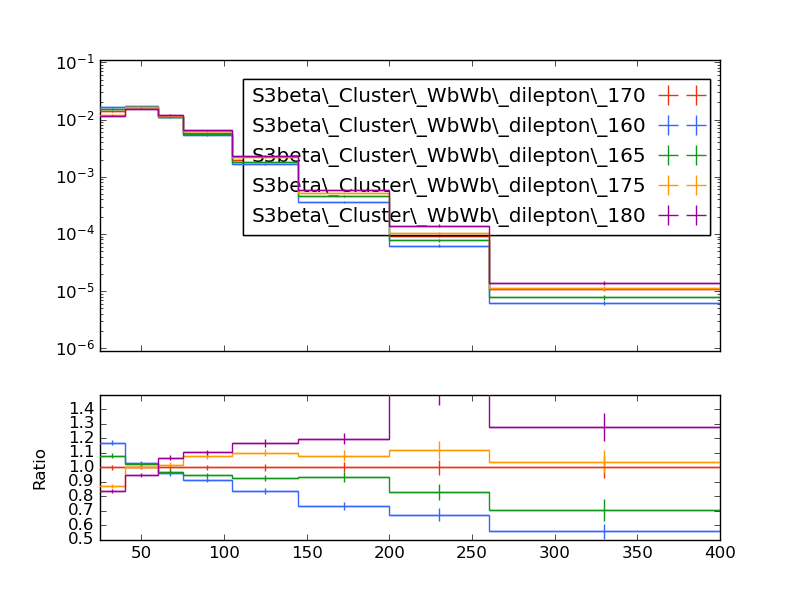

Recreate this plot in Python.
#! /usr/bin/env python

# This Python script was auto-generated using YODA v2.0.1.
# Analysis object: /WbWb_dilepton/pT_jet2
# Timestamp: 27-02-2025 (11:02:17)

import matplotlib as mpl
import matplotlib.pyplot as plt
mpl.use('Agg') # comment out for interactive use
import os
import numpy as np

plotDir = os.path.split(os.path.realpath(__file__))[0]
if 'YODA_USER_PLOT_PATH' in globals():
    plot_outdir = globals()['YODA_USER_PLOT_PATH']
else:
    plot_outdir = plotDir

#plot style
plt.style.use(os.path.join(plotDir, '../default.mplstyle'))

plt.rcParams['text.usetex'] = False
plt.style.use(['classic'])
plt.rc('font', family='DejaVu Sans')
# plot metadata
figW, figH = plt.rcParams['figure.figsize']
ax_xLabel = r''
ax_yLabel = r''
ax_title  = r''
ax_xScale = 'linear'
ax_yScale = 'log'
xLims = (25.0, 400.0)
yLims = (9e-07, 0.11000000000000001)

# TeX-friendly labels for the legend
labels = {
    'legend' : ([ r"S3beta\_Cluster\_WbWb\_dilepton\_170", r"S3beta\_Cluster\_WbWb\_dilepton\_160", r"S3beta\_Cluster\_WbWb\_dilepton\_165", r"S3beta\_Cluster\_WbWb\_dilepton\_175", r"S3beta\_Cluster\_WbWb\_dilepton\_180" ], r""),
}

# Adjust canvas width and height
canvasW = 10.0
canvasH = 9.0
figW *= canvasW/10.
figH *= canvasH/9.

# Create figure and axis objects
fig, (ax, ratio0_ax) = plt.subplots(2, 1, sharex=True,
                  figsize=(figW,figH), gridspec_kw={'height_ratios': (6.0, 3.0)})

# Set figure margins
plt.subplots_adjust(
    left   = 1.0 * plt.rcParams['figure.subplot.left'],
    right  = 1.0 * plt.rcParams['figure.subplot.right'],
    top    = 1.0 * plt.rcParams['figure.subplot.top'],
    bottom = 1.0 * plt.rcParams['figure.subplot.bottom'])

ratio0_ax.yaxis.set_major_locator(mpl.ticker.MultipleLocator(0.1))
ratio0_ax.set_ylim(0.5, 1.4999)
ratio0_ax.set_ylabel('Ratio')

# the numerical data is stored in a separate file
dataf = dict()
prefix = os.path.split(__file__)[0]
if prefix:    prefix = prefix + '/'
exec(open(prefix+'pT_jet2__data.py').read(), dataf)


legend_handles = dict() # keep track of handles for the legend

# style options for curves
# starts at zorder>=5 to draw curve on top of legend
styles = {
  'S3beta_Cluster_WbWb_dilepton_170.yoda.gz': {
    'color' : '#EE3311',
    'linestyle' : '-',
    'linewidth' : 1,
    'marker' : 'none',
    'markersize' : 2,
    'capsize' : 0.0,
    'zorder' : 5,
    'histstyle' : 1,
    'drawstyle' : 'steps-pre',
    'xerrorbars' : 1,
    'yerrorbars' : 1,
    'fillcolor' : None,
    'fillopacity' : 1.0,
    'ratio0_linestyle' : '-',
    'ratio0_linewidth' : 1,
    'ratio0_marker' : 'none',
    'ratio0_markersize' : 2,
    'ratio0_capsize' : 0.0,
    'ratio0_zorder' : 5,
    'ratio0_histstyle' : 1,
    'ratio0_drawstyle' : 'steps-pre',
    'ratio0_xerrorbars' : 1,
    'ratio0_yerrorbars' : 1,
  },
  'S3beta_Cluster_WbWb_dilepton_160.yoda.gz': {
    'color' : '#3366FF',
    'linestyle' : '-',
    'linewidth' : 1,
    'marker' : 'none',
    'markersize' : 2,
    'capsize' : 0.0,
    'zorder' : 6,
    'histstyle' : 1,
    'drawstyle' : 'steps-pre',
    'xerrorbars' : 1,
    'yerrorbars' : 1,
    'fillcolor' : None,
    'fillopacity' : 1.0,
    'ratio0_linestyle' : '-',
    'ratio0_linewidth' : 1,
    'ratio0_marker' : 'none',
    'ratio0_markersize' : 2,
    'ratio0_capsize' : 0.0,
    'ratio0_zorder' : 6,
    'ratio0_histstyle' : 1,
    'ratio0_drawstyle' : 'steps-pre',
    'ratio0_xerrorbars' : 1,
    'ratio0_yerrorbars' : 1,
  },
  'S3beta_Cluster_WbWb_dilepton_165.yoda.gz': {
    'color' : '#109618',
    'linestyle' : '-',
    'linewidth' : 1,
    'marker' : 'none',
    'markersize' : 2,
    'capsize' : 0.0,
    'zorder' : 7,
    'histstyle' : 1,
    'drawstyle' : 'steps-pre',
    'xerrorbars' : 1,
    'yerrorbars' : 1,
    'fillcolor' : None,
    'fillopacity' : 1.0,
    'ratio0_linestyle' : '-',
    'ratio0_linewidth' : 1,
    'ratio0_marker' : 'none',
    'ratio0_markersize' : 2,
    'ratio0_capsize' : 0.0,
    'ratio0_zorder' : 7,
    'ratio0_histstyle' : 1,
    'ratio0_drawstyle' : 'steps-pre',
    'ratio0_xerrorbars' : 1,
    'ratio0_yerrorbars' : 1,
  },
  'S3beta_Cluster_WbWb_dilepton_175.yoda.gz': {
    'color' : '#FF9900',
    'linestyle' : '-',
    'linewidth' : 1,
    'marker' : 'none',
    'markersize' : 2,
    'capsize' : 0.0,
    'zorder' : 8,
    'histstyle' : 1,
    'drawstyle' : 'steps-pre',
    'xerrorbars' : 1,
    'yerrorbars' : 1,
    'fillcolor' : None,
    'fillopacity' : 1.0,
    'ratio0_linestyle' : '-',
    'ratio0_linewidth' : 1,
    'ratio0_marker' : 'none',
    'ratio0_markersize' : 2,
    'ratio0_capsize' : 0.0,
    'ratio0_zorder' : 8,
    'ratio0_histstyle' : 1,
    'ratio0_drawstyle' : 'steps-pre',
    'ratio0_xerrorbars' : 1,
    'ratio0_yerrorbars' : 1,
  },
  'S3beta_Cluster_WbWb_dilepton_180.yoda.gz': {
    'color' : '#990099',
    'linestyle' : '-',
    'linewidth' : 1,
    'marker' : 'none',
    'markersize' : 2,
    'capsize' : 0.0,
    'zorder' : 9,
    'histstyle' : 1,
    'drawstyle' : 'steps-pre',
    'xerrorbars' : 1,
    'yerrorbars' : 1,
    'fillcolor' : None,
    'fillopacity' : 1.0,
    'ratio0_linestyle' : '-',
    'ratio0_linewidth' : 1,
    'ratio0_marker' : 'none',
    'ratio0_markersize' : 2,
    'ratio0_capsize' : 0.0,
    'ratio0_zorder' : 9,
    'ratio0_histstyle' : 1,
    'ratio0_drawstyle' : 'steps-pre',
    'ratio0_xerrorbars' : 1,
    'ratio0_yerrorbars' : 1,
  },
}

# curve from input yoda files in main panel
for label, yvals in dataf['yvals'].items():
    if all(np.isnan(v) for v in dataf['yvals'][label]):
        continue
    tmp = None
    if styles[label]['histstyle']: # draw as histogram
        xpos = dataf['xedges'][label] if styles[label]['drawstyle'] else dataf['xpoints'][label]
        ypos = np.insert(yvals, 0, yvals[0]) if styles[label]['drawstyle'] else yvals
        if styles[label]['fillcolor']: # fill area below curve
            ax.fill_between(xpos, ypos, step='pre',
                            color=styles[label]['fillcolor'],
                            alpha=styles[label]['fillopacity'])
        tmp, = ax.plot(xpos, ypos,
                       color=styles[label]['color'],
                       linestyle=styles[label]['linestyle'],
                       linewidth=styles[label]['linewidth'],
                       drawstyle=styles[label]['drawstyle'], solid_joinstyle='miter',
                       zorder=styles[label]['zorder'], label=label)
    tmp = ax.errorbar(dataf['xpoints'][label], yvals,
                      xerr=np.array(dataf['xerrs'][label])*styles[label]['xerrorbars'],
                      yerr=np.array(dataf['yerrs'][label])*styles[label]['yerrorbars'],
                      fmt=styles[label]['marker'], capsize=styles[label]['capsize'],
                      markersize=styles[label]['markersize'],
                      ecolor=styles[label]['color'],
                      color=styles[label]['color'], zorder=styles[label]['zorder'])
    tmp[-1][0].set_linestyle(styles[label]['linestyle'])
    tmp[-1][0].set_linewidth(styles[label]['linewidth'])
    if label in dataf['add_legend_handle']:  legend_handles[label] = tmp
    for varLabel in dataf['variation_yvals'].keys():
        if varLabel.startswith(label):
            tmp, = ax.plot(dataf['xedges'][label], dataf['variation_yvals'][varLabel],
                           color=styles[label]['color'],
                           linestyle=styles[label]['linestyle'],
                           linewidth=styles[label]['linewidth'],
                           drawstyle='steps-pre', solid_joinstyle='miter',
                           zorder=styles[label]['zorder'], alpha=0.5)


# plots on ratio panel
# curve from input yoda files in ratio panel
for label, yvals in dataf['ratio0_yvals'].items():
    if all(np.isnan(v) for v in yvals):
        continue
    if styles[label]['ratio0_histstyle']: # plot as histogram
        xpos = dataf['xedges']['S3beta_Cluster_WbWb_dilepton_170.yoda.gz'] if styles[label]['ratio0_drawstyle'] else dataf['xpoints']['S3beta_Cluster_WbWb_dilepton_170.yoda.gz']
        ypos = np.insert(yvals, 0, yvals[0]) if styles[label]['ratio0_drawstyle'] else yvals
        ratio0_ax.plot(xpos, ypos,
                       color=styles[label]['color'],
                       linewidth=styles[label]['linewidth'],
                       linestyle=styles[label]['ratio0_linestyle'],
                       drawstyle=styles[label]['ratio0_drawstyle'], zorder=styles[label]['zorder'],
                       solid_joinstyle='miter')
    tmp = ratio0_ax.errorbar(dataf['xpoints']['S3beta_Cluster_WbWb_dilepton_170.yoda.gz'], yvals,
                             xerr=np.array(dataf['ref_xerrs'])*styles[label]['ratio0_xerrorbars'],
                             yerr=np.array(dataf['ratio0_yerrs'][label])*styles[label]['ratio0_yerrorbars'],
                             fmt=styles[label]['ratio0_marker'], capsize=styles[label]['ratio0_capsize'],
                             markersize=styles[label]['ratio0_markersize'],
                             ecolor=styles[label]['color'],
                             color=styles[label]['color'])
    tmp[-1][0].set_linestyle(styles[label]['ratio0_linestyle'])
    tmp[-1][0].set_linewidth(styles[label]['ratio0_linewidth'])

    for varlabel in dataf['ratio0_variation_vals'].keys():
        if varlabel.startswith(label):
            ratio0_ax.plot(dataf['xedges']['S3beta_Cluster_WbWb_dilepton_170.yoda.gz'],
                            dataf['ratio0_variation_vals'][varlabel],
                            color=styles[label]['color'],
                            linestyle=styles[label]['linestyle'],
                            linewidth=styles[label]['linewidth'],
                            drawstyle='steps-pre', solid_joinstyle='miter',
                            zorder=1, alpha=0.5)

legend_items = list(legend_handles.values())
ax.add_artist(ax.legend(legend_items,
                        labels['legend'][0],
                        title=labels['legend'][1],
                        alignment='right',
                        loc='upper right',
                        bbox_to_anchor=(1.0, 0.97),markerfirst=False))

# set plot metadata as defined above
ratio0_ax.set_xlabel(ax_xLabel)
ratio0_ax.xaxis.set_label_coords(1., -0.15)
ax.set_ylabel(ax_yLabel, ha='right', va='top')
ax.yaxis.set_label_coords(-0.11, 1.0)
ax.set_title(ax_title, loc='left')
ax.set_xscale(ax_xScale)
ax.set_yscale(ax_yScale)
ax.set_xlim(xLims)
ax.set_ylim(yLims)

# tick formatting
plt.rcParams['xtick.top'] = True
plt.rcParams['ytick.right'] = True
ax.yaxis.set_major_locator(mpl.ticker.LogLocator(base=10.0, numticks=np.inf))
ax.yaxis.set_minor_locator(mpl.ticker.LogLocator(
                           base=10.0, subs=np.arange(0.1, 1, 0.1), numticks=np.inf))
fig.align_ylabels((ax, ratio0_ax))
plt.savefig(os.path.join(plot_outdir, 'pT_jet2.pdf'), format='PDF')
plt.savefig(os.path.join(plot_outdir, 'pT_jet2.png'), format='PNG')

plt.close(fig)
